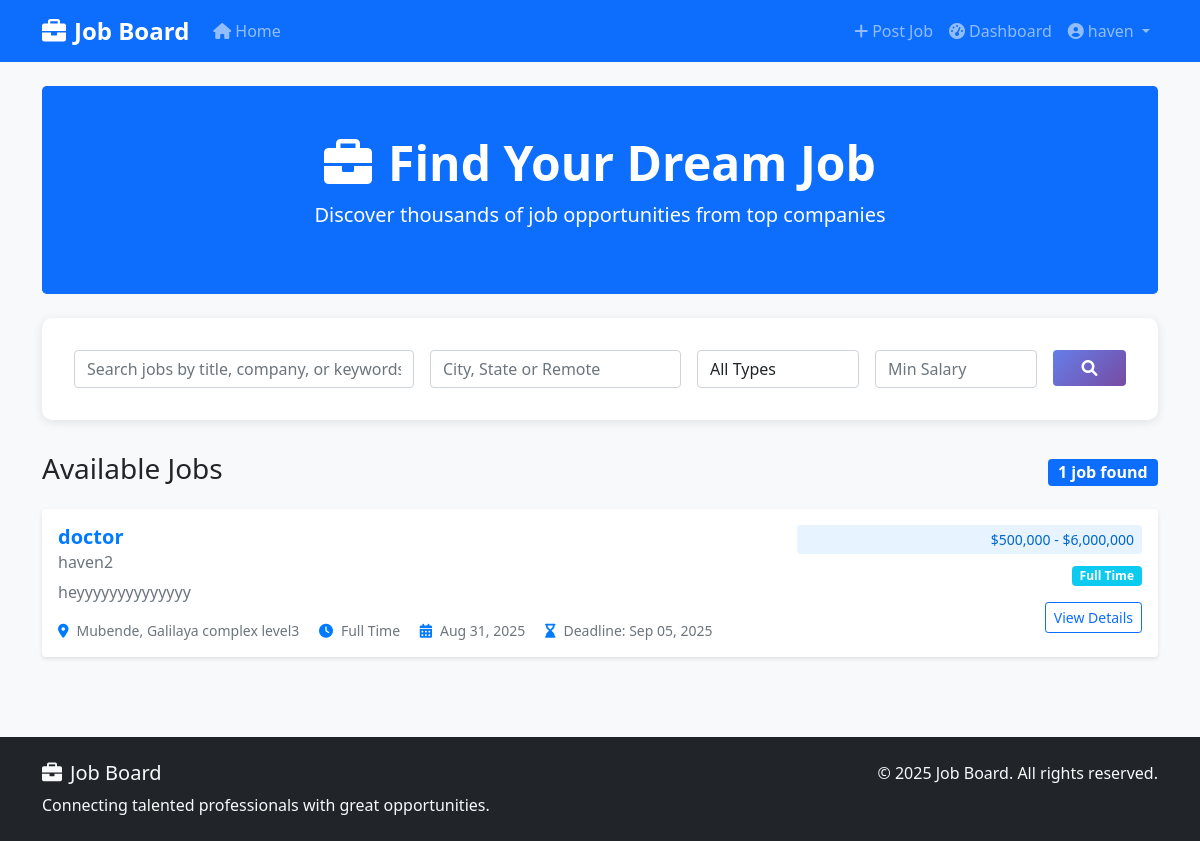
The page / (signed in) on the database its author committed.
### jobs/models.py (models this page shows, shortened)
class Job(models.Model):
    employer = models.ForeignKey(User, on_delete=models.CASCADE, related_name='jobs')
    title = models.CharField(max_length=200)
    company_name = models.CharField(max_length=200)
    description = models.TextField()
    requirements = models.TextField()
    location = models.CharField(max_length=200)
    salary_min = models.DecimalField(max_digits=10, decimal_places=2, blank=True, null=True)
    salary_max = models.DecimalField(max_digits=10, decimal_places=2, blank=True, null=True)
    job_type = models.CharField(max_length=20, choices=JOB_TYPE_CHOICES, default='full_time')
    is_active = models.BooleanField(default=True)
    created_at = models.DateTimeField(auto_now_add=True)
    updated_at = models.DateTimeField(auto_now=True)
    deadline = models.DateTimeField(blank=True, null=True)
    class Meta:
        ordering = ['-created_at']
    def get_salary_range(self):
        if self.salary_min and self.salary_max:
            return f"${self.salary_min:,.0f} - ${self.salary_max:,.0f}"
        elif self.salary_min:
            return f"From ${self.salary_min:,.0f}"
        elif self.salary_max:
            return f"Up to ${self.salary_max:,.0f}"
        return "Salary not specified"

### jobs/views.py (the view, shortened to what this page needs)
# urls.py: 2. Add a URL to urlpatterns:  path('', views.home, name='home')
def home(request):
    form = JobSearchForm(request.GET or None)
    jobs = Job.objects.filter(is_active=True)
    paginator = Paginator(jobs, 10)
    page_number = request.GET.get('page')
    page_obj = paginator.get_page(page_number)
    context = {
        'form': form,
        'page_obj': page_obj,
        'total_jobs': jobs.count(),
    }
    return render(request, 'jobs/home.html', context)

### jobs/forms.py
class JobSearchForm(forms.Form):
    search = forms.CharField(
        max_length=200,
        required=False,
        widget=forms.TextInput(attrs={
            'class': 'form-control',
            'placeholder': 'Search jobs by title, company, or keywords...'
        })
    )
    location = forms.CharField(
        max_length=200,
        required=False,
        widget=forms.TextInput(attrs={
            'class': 'form-control',
            'placeholder': 'City, State or Remote'
        })
    )
    job_type = forms.ChoiceField(
        choices=[('', 'All Types')] + list(Job._meta.get_field('job_type').choices),
        required=False,
        widget=forms.Select(attrs={'class': 'form-control'})
    )
    salary_min = forms.DecimalField(
        required=False,
        widget=forms.NumberInput(attrs={
            'class': 'form-control',
            'placeholder': 'Min Salary'
        })
    )

### templates/jobs/home.html (shortened to what this page needs)
{% extends 'base.html' %}
{% block content %}
<div class="row">
    <div class="col-12">
        <div class="bg-primary text-white rounded-3 p-5 mb-4 text-center">
            <h1 class="display-5 fw-bold"><i class="fas fa-briefcase me-3"></i>Find Your Dream Job</h1>
            <p class="lead">Discover thousands of job opportunities from top companies</p>
        </div>
    </div>
</div>
<div class="search-form">
    <form method="get" class="row g-3">
        <div class="col-md-4">
            {{ form.search }}
        </div>
        <div class="col-md-3">
            {{ form.location }}
        </div>
        <div class="col-md-2">
            {{ form.job_type }}
        </div>
        <div class="col-md-2">
            {{ form.salary_min }}
        </div>
        <div class="col-md-1">
            <button type="submit" class="btn btn-primary w-100">
                <i class="fas fa-search"></i>
            </button>
        </div>
    </form>
</div>
<div class="d-flex justify-content-between align-items-center mb-3">
    <h3>Available Jobs</h3>
    <span class="badge bg-primary fs-6">{{ total_jobs }} job{{ total_jobs|pluralize }} found</span>
</div>
<div class="row">
    {% for job in page_obj %}
        <div class="col-12 mb-3">
            <div class="card job-card">
                <div class="card-body">
                    <div class="row">
                        <div class="col-md-8">
                            <h5 class="card-title">
                                <a href="{% url 'job_detail' job.pk %}" class="job-title">{{ job.title }}</a>
                            </h5>
                            <h6 class="card-subtitle company-name">{{ job.company_name }}</h6>
                            <p class="card-text text-muted mt-2">{{ job.description|truncatewords:25 }}</p>
                            <div class="job-meta mt-3">
                                <span class="me-3">
                                    <i class="fas fa-map-marker-alt"></i>{{ job.location }}
                                </span>
                                <span class="me-3">
                                    <i class="fas fa-clock"></i>{{ job.get_job_type_display }}
                                </span>
                                <span class="me-3">
                                    <i class="fas fa-calendar-alt"></i>{{ job.created_at|date:"M d, Y" }}
                                </span>
                                {% if job.deadline %}
                                    <span class="me-3">
                                        <i class="fas fa-hourglass-end"></i>Deadline: {{ job.deadline|date:"M d, Y" }}
                                    </span>
                                {% endif %}
                            </div>
                        </div>
                        <div class="col-md-4 text-md-end">
                            {% if job.salary_min or job.salary_max %}
                                <div class="salary-range mb-2">
                                    {{ job.get_salary_range }}
                                </div>
                            {% endif %}
                            <span class="badge bg-info job-type-badge mb-2">
                                {{ job.get_job_type_display }}
                            </span>
                            <div class="mt-2">
                                <a href="{% url 'job_detail' job.pk %}" class="btn btn-outline-primary btn-sm">
                                    View Details
                                </a>
                            </div>
                        </div>
                    </div>
                </div>
            </div>
        </div>
    {% endfor %}
</div>
{% endblock %}

### templates/base.html (shortened to what this page needs)
<!DOCTYPE html>
<html lang="en">
<head>
    <link href="https://cdn.jsdelivr.net/npm/bootstrap@5.1.3/dist/css/bootstrap.min.css" rel="stylesheet">
    <link rel="stylesheet" href="https://cdnjs.cloudflare.com/ajax/libs/font-awesome/6.0.0/css/all.min.css">
    {% load static %}
    <link rel="stylesheet" href="{% static 'css/style.css' %}">
</head>
<body>
    <nav class="navbar navbar-expand-lg navbar-dark bg-primary">
        <div class="container">
            <a class="navbar-brand fw-bold" href="{% url 'home' %}">
                <i class="fas fa-briefcase me-2"></i>Job Board
            </a>
            <div class="collapse navbar-collapse" id="navbarNav">
                <ul class="navbar-nav me-auto">
                    <li class="nav-item">
                        <a class="nav-link" href="{% url 'home' %}">
                            <i class="fas fa-home me-1"></i>Home
                        </a>
                    </li>
                </ul>
                <ul class="navbar-nav">
                    {% if user.is_authenticated %}
                        {% if user.userprofile.role == 'employer' %}
                            <li class="nav-item">
                                <a class="nav-link" href="{% url 'create_job' %}">
                                    <i class="fas fa-plus me-1"></i>Post Job
                                </a>
                            </li>
                            <li class="nav-item">
                                <a class="nav-link" href="{% url 'employer_dashboard' %}">
                                    <i class="fas fa-tachometer-alt me-1"></i>Dashboard
                                </a>
                            </li>
                        {% endif %}
                        <li class="nav-item dropdown">
                            <a class="nav-link dropdown-toggle" href="#" id="navbarDropdown" role="button" data-bs-toggle="dropdown">
                                <i class="fas fa-user-circle me-1"></i>{{ user.username }}
                            </a>
                        </li>
                    {% endif %}
                </ul>
            </div>
        </div>
    </nav>
    <main class="container mt-4">
        {% block content %}{% endblock %}
    </main>
    <footer class="bg-dark text-light py-4 mt-5">
        <div class="container">
            <div class="row">
                <div class="col-md-6">
                    <h5><i class="fas fa-briefcase me-2"></i>Job Board</h5>
                    <p class="mb-0">Connecting talented professionals with great opportunities.</p>
                </div>
                <div class="col-md-6 text-md-end">
                    <p class="mb-0">&copy; {% now "Y" %} Job Board. All rights reserved.</p>
                </div>
            </div>
        </div>
    </footer>
</body>
</html>

### static/css/style.css (style rules this page uses)
body { font-family: 'Segoe UI', Tahoma, Geneva, Verdana, sans-serif; background-color: #f8f9fa; }
.navbar-brand { font-size: 1.5rem; }
.job-card { border: none; box-shadow: 0 2px 4px rgba(0,0,0,0.1); transition: transform 0.2s ease, box-shadow 0.2s ease; margin-bottom: 1rem; }
.job-title { color: #007bff; text-decoration: none; font-weight: 600; }
.company-name { color: #6c757d; font-weight: 500; }
.salary-range { background-color: #e7f3ff; color: #0066cc; padding: 0.25rem 0.5rem; border-radius: 0.25rem; font-size: 0.875rem; font-weight: 500; }
.job-type-badge { font-size: 0.75rem; padding: 0.25rem 0.5rem; }
.search-form { background-color: white; border-radius: 10px; box-shadow: 0 2px 10px rgba(0,0,0,0.1); padding: 2rem; margin-bottom: 2rem; }
.btn-primary { background: linear-gradient(135deg, #667eea 0%, #764ba2 100%); border: none; }
.job-meta { font-size: 0.875rem; color: #6c757d; }
.job-meta i { color: #007bff; margin-right: 0.5rem; }

### rows shown on the page
Job: title "doctor", company_name "haven2", description "heyyyyyyyyyyyyyy", location "Mubende, Galilaya complex level3", job_type "Full Time", created_at "Aug 31, 2025", deadline "Sep 05, 2025", get_salary_range "$500,000 - $6,000,000"

### other values the page prints
{{ user.username }} "haven"
{{ total_jobs }} "1"
